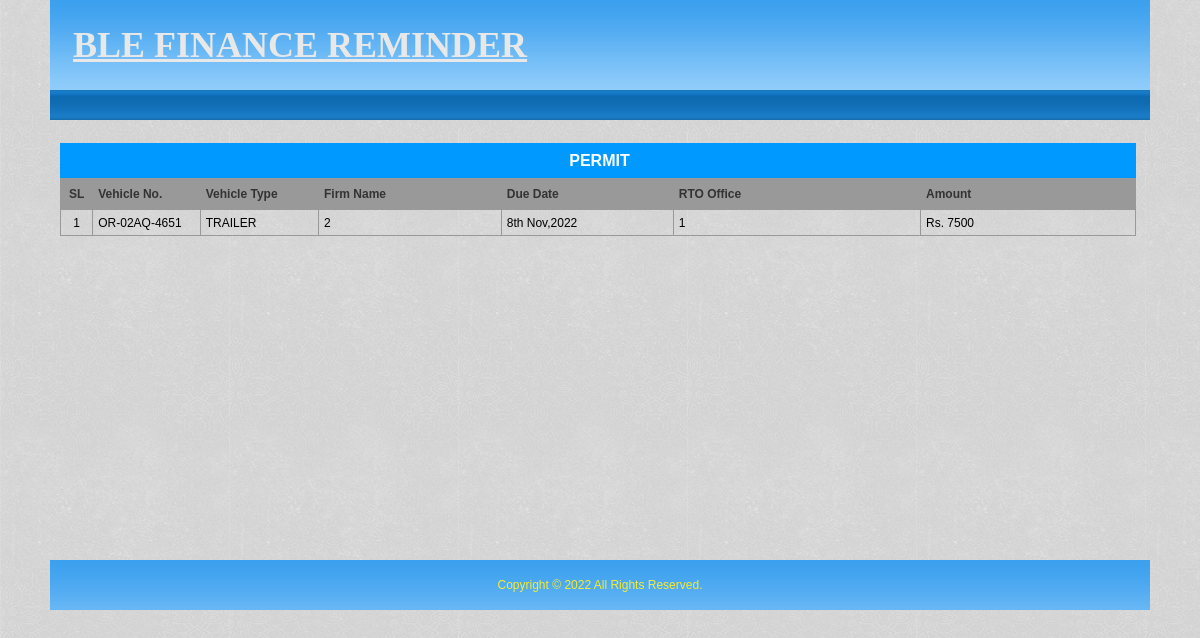
The page / on the database its author committed.
### tables this page shows
CREATE TABLE IF NOT EXISTS `permit_details` (
  `id` int(11) NOT NULL AUTO_INCREMENT,
  `vehicle_id` varchar(255) NOT NULL,
  `permit_no` varchar(255) NOT NULL,
  `issue_date` date NOT NULL,
  `name_of_holder` varchar(255) NOT NULL,
  `rto_office` varchar(255) NOT NULL,
  `permit_from_dt` date NOT NULL,
  `permit_to_dt` date NOT NULL,
  `permit_amount` double NOT NULL,
  `alert_permit` int(11) NOT NULL,
  `date_of_payment` date NOT NULL,
  `mode_of_payment` varchar(55) NOT NULL,
  `cheque_no` varchar(255) NOT NULL,
  PRIMARY KEY (`id`)
);

CREATE TABLE IF NOT EXISTS `vehicle_registration` (
  `id` int(11) NOT NULL AUTO_INCREMENT,
  `vehicle_type` int(11) NOT NULL,
  `rto_office` bigint(100) NOT NULL,
  `vehicle_no` varchar(70) NOT NULL,
  `display_no` varchar(255) NOT NULL,
  `purchase_mode` varchar(50) NOT NULL,
  `manufacture_name` varchar(255) NOT NULL,
  `year_of_manufacturing` date NOT NULL,
  `vehicle_model` varchar(255) NOT NULL,
  `no_of_axle` int(11) NOT NULL,
  `carrying_capacity` double NOT NULL,
  `cost_of_vehicle` double NOT NULL,
  `rate_of_depreciation` double NOT NULL,
  `firm_name` bigint(100) NOT NULL,
  PRIMARY KEY (`id`)
);

CREATE TABLE IF NOT EXISTS `vehicle_types` (
  `id` bigint(11) NOT NULL AUTO_INCREMENT,
  `vtype` varchar(255) NOT NULL,
  PRIMARY KEY (`id`)
);

### includes/class.dbFunctions.php (called while the page is built, shortened)
<?php
class Dbfunctions extends Pagination
{
public $mysqli;
public function __construct()
{
	$localhost = "localhost";
	$username = "root";
	$password = "";
	$db = "ble_finance_latest";
	$this->mysqli = new mysqli($localhost,$username,$password,$db) or
		die('Oops connection error -> ' . mysqli_connect_error());
}
	function fetchSingle($tblName,$optCondition=""){
		if(trim($optCondition) != ""){
			$condition = " WHERE " . $optCondition;
		}else{
			$condition = "";
		}
        $sql="SELECT * FROM " . $tblName . $condition;
		$result = $this->mysqli->query($sql);
		return $result->fetch_array(MYSQLI_BOTH);
	}
}
?>

### index.php (the view, shortened to what this page needs)
<?php
$db = new Dbfunctions();
?>
<!DOCTYPE html PUBLIC "-//W3C//DTD XHTML 1.0 Transitional//EN" "http://www.w3.org/TR/xhtml1/DTD/xhtml1-transitional.dtd">
<html xmlns="http://www.w3.org/1999/xhtml">
<head>
<link href="css/stylesheet.css" rel="stylesheet" type="text/css" />
<link href="css/style.css" rel="stylesheet" type="text/css" />
</head>
<body>
<table width="1100" border="0" cellspacing="0" cellpadding="0" align="center">
  <tr>
    <td>
    <table width="100%" border="0" cellpadding="0" cellspacing="0" style="background: url(images/top_bg.jpg) repeat-x;">
  <tr>
    <td width="50%" height="90" align="left" valign="middle" style="padding-left:23px;">
    <h1><a href="index.php" class="style3" style="text-decoraon:none;">BLE FINANCE REMINDER</a></h1></td>
    <td width="50%" align="right" valign="top" style="padding-right:5px;">&nbsp;</td>
  </tr>
  <tr>
    <td colspan="2" align="left" valign="middle" class="greenborder" >&nbsp;</td>
  </tr>
</table>
    </td>
  </tr>
  <tr>
    <td height="440" valign="top">
  <table width="100%" border="0" cellspacing="0" cellpadding="0">
  <tr>
    <td height="7" colspan="3"></td>
    </tr>
  <tr>
    <td>&nbsp;</td>
    <td align="left" valign="top">&nbsp;</td>
    <td>&nbsp;</td>
  </tr>
   <?php
	$per_count=1;
	$sql_per_rem="SELECT * from  permit_details where permit_to_dt between DATE_SUB(now(), INTERVAL 1 DAY) AND (now()+interval alert_permit day) order by permit_to_dt";
   $sql_per_rem_row=$db->mysqli->query($sql_per_rem);
   $per_num=$sql_per_rem_row->num_rows;
   if($per_num!=0) {
  ?>
  <tr>
    <td>&nbsp;</td>
    <td class="white_heading" height="35" align="center" bgcolor="#0099FF"><font color="#FFFFFF">PERMIT</font></td>
    <td>&nbsp;</td>
  </tr>
  <tr>
    <td width="10">&nbsp;</td>
    <td style="padding-top:0px; padding-bottom:10px;">
    <table width="100%" border="1" cellspacing="0" cellpadding="0" style="border:1px solid #999; border-collapse:collapse;">
      <tr bgcolor="#999999" class="text1">
        <td width="3%" align="center">SL</td>
        <td width="10%" height="30" style="padding-left:5px;">Vehicle No.</td>
        <td width="11%" style="padding-left:5px;">Vehicle Type</td>
        <td width="17%" height="30" style="padding-left:5px;">Firm Name</td>
        <td width="16%" height="30" style="padding-left:5px;">Due Date</td>
        <td width="23%" style="padding-left:5px;">RTO Office</td>
        <td width="" style="padding-left:5px;">Amount</td>
      </tr>
       <?php
	   while($val_per=$sql_per_rem_row->fetch_assoc()) {
	    $veh_info_per=$db->fetchSingle("vehicle_registration","id='$val_per[vehicle_id]'");
        $veh_type_per=$db->fetchSingle("vehicle_types","id='$veh_info_per[vehicle_type]'");
       ?>
      <tr>
        <td height="25" align="center"><?php echo $per_count; ?></td>
        <td style="padding-left:5px;"><?php  echo strtoupper($veh_info_per['display_no']);  ?> <?php  ?></td>
        <td style="padding-left:5px;"><?php echo strtoupper($veh_type_per['vtype']); ?></td>
        <td style="padding-left:5px;"><?php echo strtoupper($veh_info_per['firm_name']); ?></td>
        <td style="padding-left:5px;"><?php echo date("jS M,Y",strtotime($val_per['permit_to_dt'])); ?></td>
        <td style="padding-left:5px;"><?php echo strtoupper($veh_info_per['rto_office']); ?></td>
        <td style="padding-left:5px;">Rs. <?php echo $val_per['permit_amount']; ?></td>
      </tr>
      <?php $per_count+=1;} ?>
    </table>
    </td>
    <td width="14">&nbsp;</td>
  </tr>
  <?php } ?>
  <tr>
    <td>&nbsp;</td>
    <td>&nbsp;</td>
    <td>&nbsp;</td>
  </tr>
  <tr>
    <td>&nbsp;</td>
    <td>&nbsp;</td>
    <td>&nbsp;</td>
  </tr>
  <tr>
    <td>&nbsp;</td>
    <td>&nbsp;</td>
    <td>&nbsp;</td>
  </tr>
  </table></td>
  </tr>
<tr>
    <td align="center" valign="middle" class="footer"><span class="footertext">Copyright &copy; <?php echo date("Y");?> All Rights Reserved.</span></td>
  </tr>
</table>
</body>
</html>

### css/stylesheet.css (style rules this page uses)
body { padding:0; margin:0; color:#555555; font:normal 12px/16px Arial, Helvetica, sans-serif; }
.footertext { font-family:Arial, Helvetica, sans-serif; font-size:12px; font-weight:normal; color:#ffffff; }
h1 { font-family:Arial, Helvetica, sans-serif; font-size:12px; color:#9b9b70; font-weight:bold; margin:0px; padding-left:10px; }
.white_heading { font-family:Arial, Helvetica, sans-serif; font-size:14px; color:#9b9b70; font-weight:bold; text-decoration:none; padding-left:3px; }
.text1 { font-family:Arial, Helvetica, sans-serif; font-size:12px; color:#333333; font-weight:bold; }
.greenborder { background:url(../images/gr-bg.jpg) repeat-x; height:30px; }
.footer { background: url(../images/top_bg.jpg) repeat-x; height:50px; }

### css/style.css (style rules this page uses)
body { margin:0px; padding:0px; background:#ffffff url(../images/bg.png); font-family:Arial, Helvetica, sans-serif; font-size:12px; color:#000000; }
.footertext { font-family:Arial, Helvetica, sans-serif; font-size:12px; font-weight:normal; color:#f6ec31; }
h1 { font-family:Arial, Helvetica, sans-serif; font-size:14px; font-weight:bold; color:#f6ec31; padding:0px; margin:0px; }
.white_heading { font-family:Arial, Helvetica, sans-serif; font-size:16px; color:#9b9b70; font-weight:bold; text-decoration:none; padding-left:3px; }
.text1 { font-family:Arial, Helvetica, sans-serif; font-size:12px; color:#333333; font-weight:bold; }

### rows shown on the page
permit_details: vehicle_registration.display_no "OR-02AQ-4651", vehicle_types.vtype "TRAILER", vehicle_registration.firm_name "2", permit_to_dt "8th Nov,2022", vehicle_registration.rto_office "1", permit_amount "7500"
